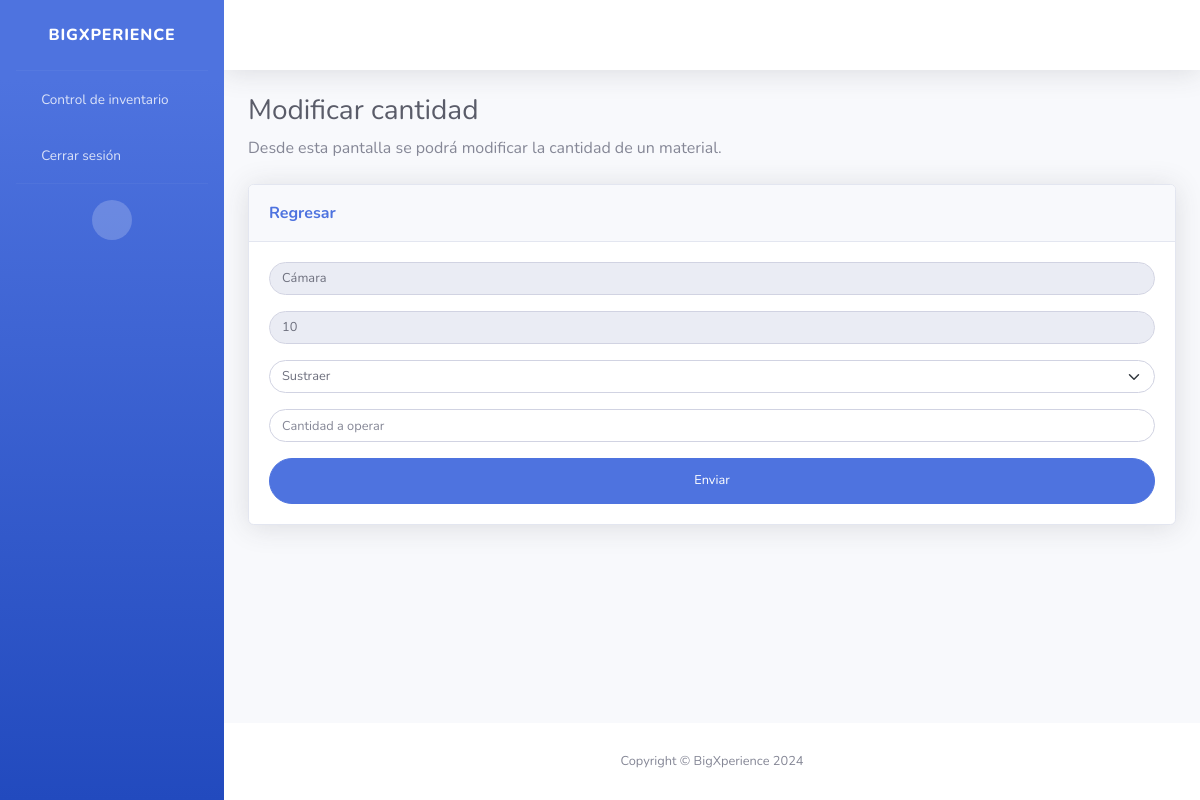
Before: /inventory/edit/qty/1/ with the older database file.
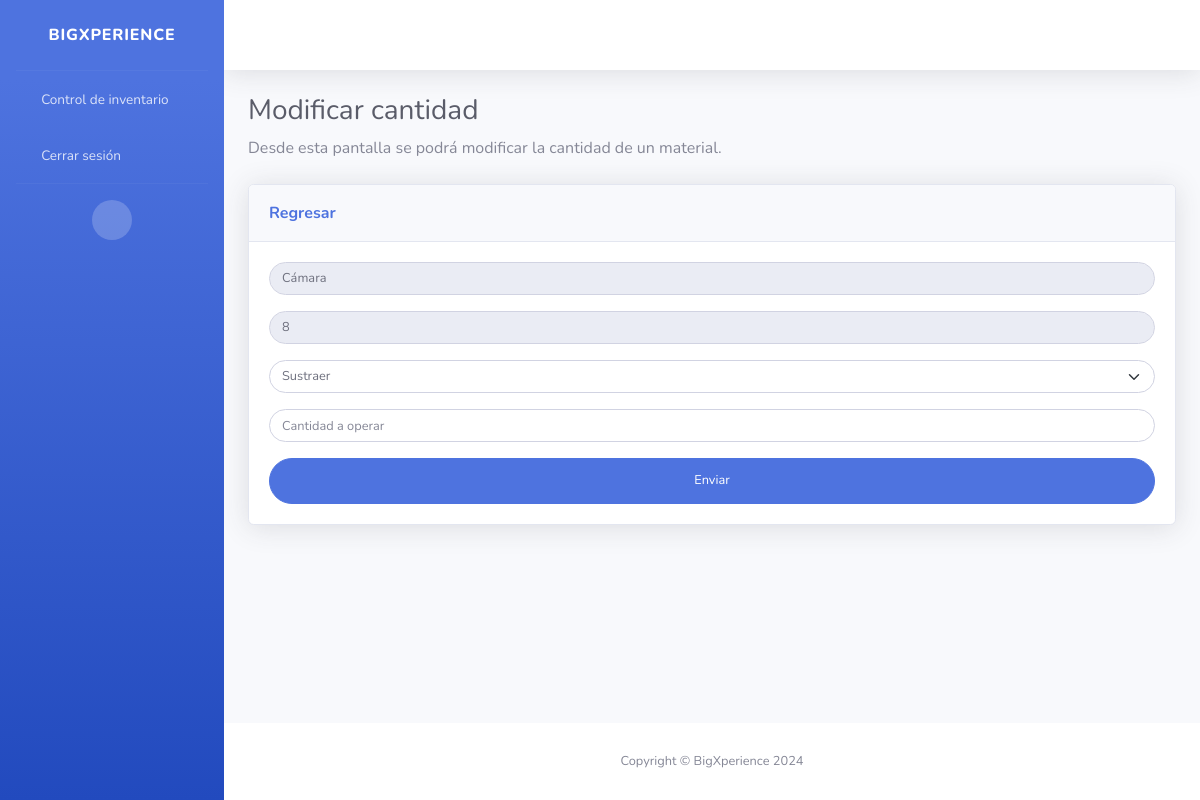
After: the same page with the newer database file.
### inventory/models.py (models this page shows)
class Product(models.Model):
    name = models.CharField(null=False, unique=True, max_length=20)
    description = models.CharField(null=False, unique=False, max_length=250)
    price = models.PositiveIntegerField(null=False)
    state = models.BooleanField(default=True)
    qty = models.PositiveIntegerField(default=0, null=False)
    photo = models.CharField(blank=True, max_length=250)

### inventory/views.py (the view, shortened to what this page needs)
# urls.py: path("edit/qty/<int:_id>/", views.EditProductQty.as_view(), name="edit_qty"),
class EditProductQty(View):
    def get(self, request: HttpRequest, _id: int):
        item = get_object_or_404(Product, pk=_id)
        form = EditQtyForm(initial={"name": item.name, "qty": item.qty})
        return render(request, "edit_qty.html", {"form": form})

### inventory/templates/edit_qty.html (shortened to what this page needs)
{% extends "base.html" %}
{% load static %}
{% block title %}Modificar cantidad{% endblock %}
{% block subtitle %}Desde esta pantalla se podrá modificar la cantidad de un material.{% endblock %}
{% block content %}
<form class="user" method="post">
    <div class="form-group">
        {{ form.name }}
    </div>
    <div class="form-group">
        {{ form.qty }}
    </div>
    <div class="form-group">
        {{ form.operation_type }}
    </div>
    <div class="form-group">
        {{ form.new_qty }}
    </div>
    <button type="submit" class="btn btn-primary btn-user btn-block">Enviar</button>
</form>
{% endblock %}

### inventory/templates/base.html (shortened to what this page needs)
{% load static %}
<!DOCTYPE html>
<html lang="en">
<head>
    <link href="{%static '/css/bootstrap.min.css' %}" rel="stylesheet">
    <link href="{%static 'vendor/fontawesome-free/css/all.min.css' %}" rel="stylesheet" type="text/css">
    <link href="{%static 'css/sb-admin-2.min.css' %}" rel="stylesheet">
    <link href="{%static 'vendor/datatables/dataTables.bootstrap4.min.css' %}" rel="stylesheet">
</head>
<body id="page-top">
<div id="wrapper">
    <ul class="navbar-nav bg-gradient-primary sidebar sidebar-dark accordion" id="accordionSidebar">
        <a class="sidebar-brand d-flex align-items-center justify-content-center" href=#>
            <div class="sidebar-brand-text mx-3">BigXperience</div>
        </a>
        <hr class="sidebar-divider my-0">
        <li class="nav-item">
            <a class="nav-link" href="{% url 'inventory' %}">
                <i class="fas fa-fw fa-tachometer-alt"></i>
                <span>Control de inventario</span></a>
        </li>
        <li class="nav-item">
            <a class="nav-link" href="#" onclick="document.getElementById('logout-form').submit();">
                <i class="fas fa-fw fa-times-circle"></i>
                <span>Cerrar sesión</span></a>
        </li>
        <hr class="sidebar-divider d-none d-md-block">
        <div class="text-center d-none d-md-inline">
            <button class="rounded-circle border-0" id="sidebarToggle"></button>
        </div>
    </ul>
    <div id="content-wrapper" class="d-flex flex-column">
        <div id="content">
            <nav class="navbar navbar-expand navbar-light bg-white topbar mb-4 static-top shadow">
            </nav>
            <div class="container-fluid">
                <h1 class="h3 mb-2 text-gray-800">{% block title %}{% endblock %}</h1>
                <p class="mb-4">{% block subtitle %}{% endblock %}</p>
                <div class="card shadow mb-4">
                    <div class="card-header py-3">
                        {% block title_description %}
                        <a href="{% url 'inventory' %}"
                           class="m-0 font-weight-bold text-primary"> Regresar </a>
                        {% endblock %}</a>
                    </div>
                    <div class="card-body">
                        {% block content %}{% endblock %}
                    </div>
                </div>
            </div>
        </div>
        <footer class="sticky-footer bg-white">
            <div class="container my-auto">
                <div class="copyright text-center my-auto">
                    <span>Copyright &copy; BigXperience 2024</span>
                </div>
            </div>
        </footer>
    </div>
</div>
</body>
</html>

Changed rows visible on the page:
changed Product "Cámara": qty "10" → "8"
